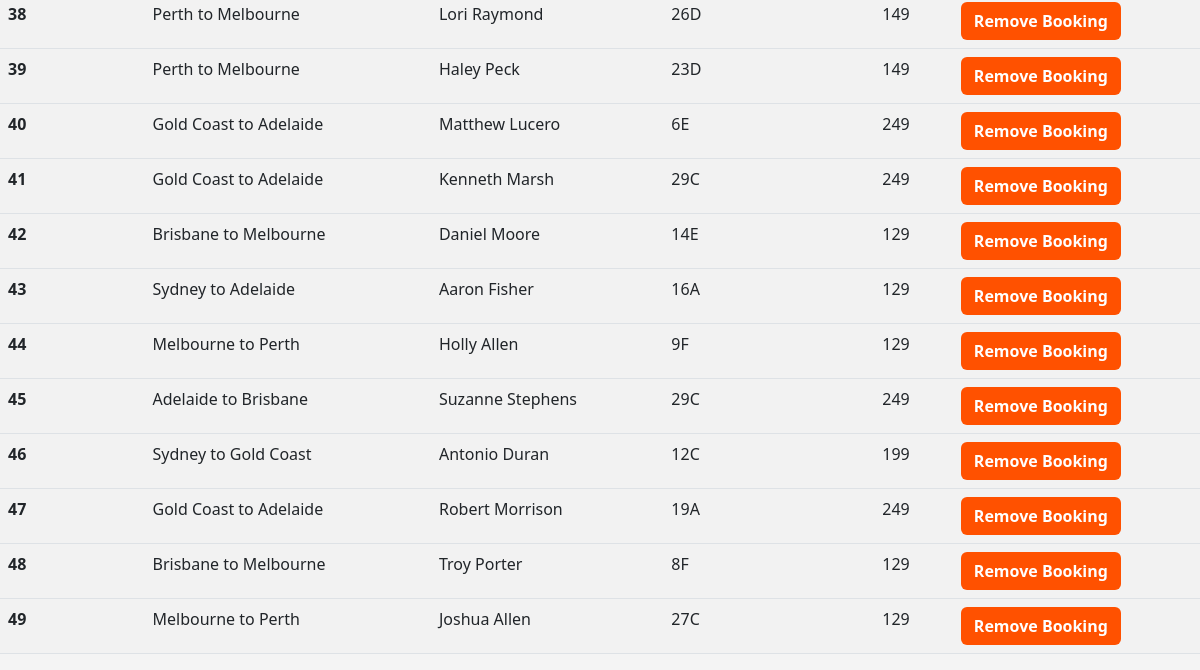
/admin (lower part), run on an earlier commit of the app's database.
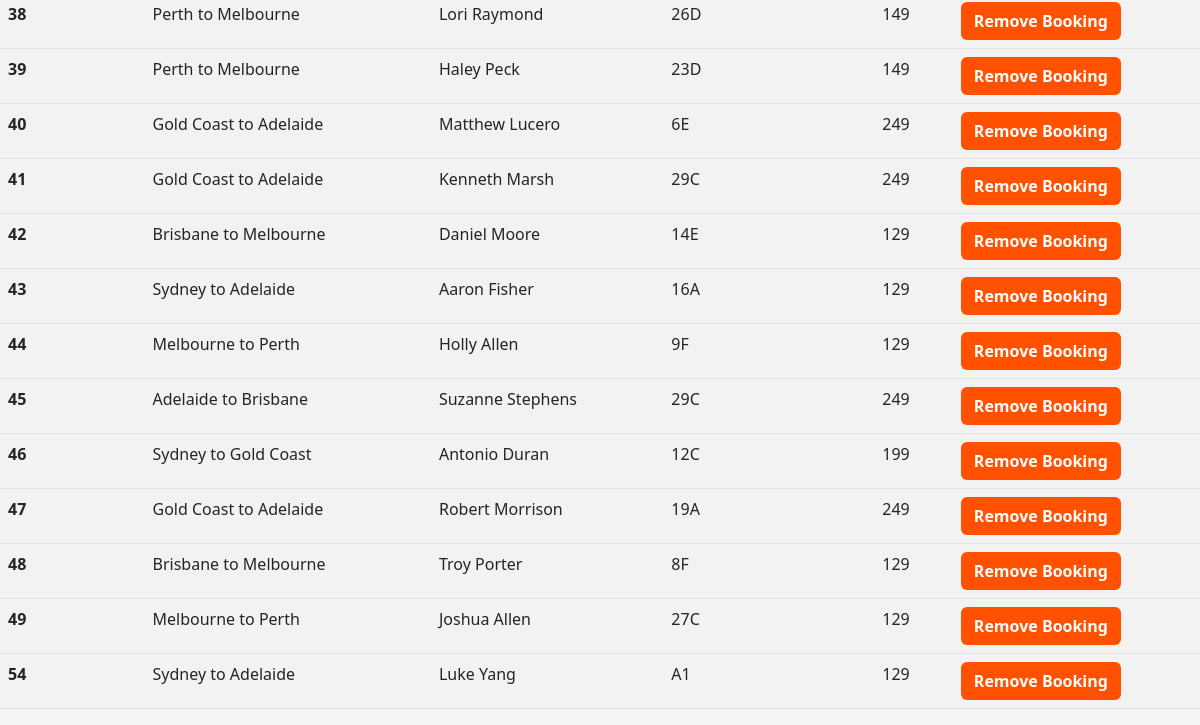
And on a later commit of the database.
### tables this page shows
CREATE TABLE bookings (
        booking_id INTEGER PRIMARY KEY AUTOINCREMENT,
        flight_id INTEGER,
        passenger_id INTEGER,
        seat_assignment TEXT,
        FOREIGN KEY(flight_id) REFERENCES flights(flight_id),
        FOREIGN KEY(passenger_id) REFERENCES    passengers(passenger_id)
    );

CREATE TABLE flights (
        flight_id INTEGER PRIMARY KEY AUTOINCREMENT,
        origin TEXT,
        destination TEXT,
        departure_time TEXT,
        capacity INTEGER,
        price INTEGER
    );

CREATE TABLE passengers (
        passenger_id INTEGER PRIMARY KEY AUTOINCREMENT,
        first_name TEXT,
        last_name TEXT,
        email TEXT,
        passport_num TEXT
    );

### app.py (the view)
@app.route('/admin', methods=['GET', 'POST'])
def admin():
    conn = get_db_connection()
    if request.method == "POST":
        booking_id = request.form.get("remove-btn")
        print(booking_id)
        conn.execute('DELETE FROM bookings WHERE booking_id == ?',(booking_id,))
    db_bookings = conn.execute('SELECT * FROM bookings').fetchall()
    db_passengers = conn.execute('SELECT * FROM passengers').fetchall()
    db_flights = conn.execute('SELECT * FROM flights').fetchall()
    conn.commit()
    conn.close()
    return render_template('admin.html',bookings=db_bookings, passengers=db_passengers,flights=db_flights)

### app.py (called while the page is built)
def get_db_connection():
    conn = sqlite3.connect('pedair.db')
    conn.row_factory = sqlite3.Row
    return conn

### templates/admin.html (shortened to what this page needs)
<!DOCTYPE html>
<html lang="en">
<head>
    <link href="https://cdn.jsdelivr.net/npm/bootstrap@5.3.0/dist/css/bootstrap.min.css" rel="stylesheet">
</head>
<body>
    <div>
    <table class="table table-responsive table-striped">
        {%for book in bookings%}
        <tbody>
            <tr>
            <th scope="row">{{book.booking_id}}</th>
            <td>{{flights[book.flight_id - 1][1]}} to {{flights[book.flight_id - 1][2]}}</td>
            <td>{{passengers[book.passenger_id-1][1]}} {{passengers[book.passenger_id-1][2]}}</td>
            <td>{{book.seat_assignment}}</td>
            <td>{{flights[book.flight_id - 1][5]}}</td>
            <td>
                <form action = "/admin" method = "POST">
                    <button class = "btn btn-orange" name = "remove-btn" value = "{{book.booking_id}}">Remove Booking</button>
                </form>
            </td>
            </tr>
        </tbody>
        {%endfor%}
    </table>
    </div>
</body>

### templates/admin.html (style rules this page uses)
:root { --jetstar-orange: #ff5100; --bg-light: #f4f4f4; }
body { background-color: var(--bg-light); font-family: 'Segoe UI', Roboto, sans-serif; }
.btn-orange { background-color: var(--jetstar-orange); color: white; font-weight: bold; }

What changed in the data, as far as the page shows it:
added bookings: booking_id "54", {{ flights[book.flight_id - 1][1] }} "Sydney", {{ flights[book.flight_id - 1][2] }} "Adelaide", seat_assignment "A1", {{ flights[book.flight_id - 1][5] }} "129"
now on this page (row unchanged): passengers: first_name "Luke", last_name "Yang"
